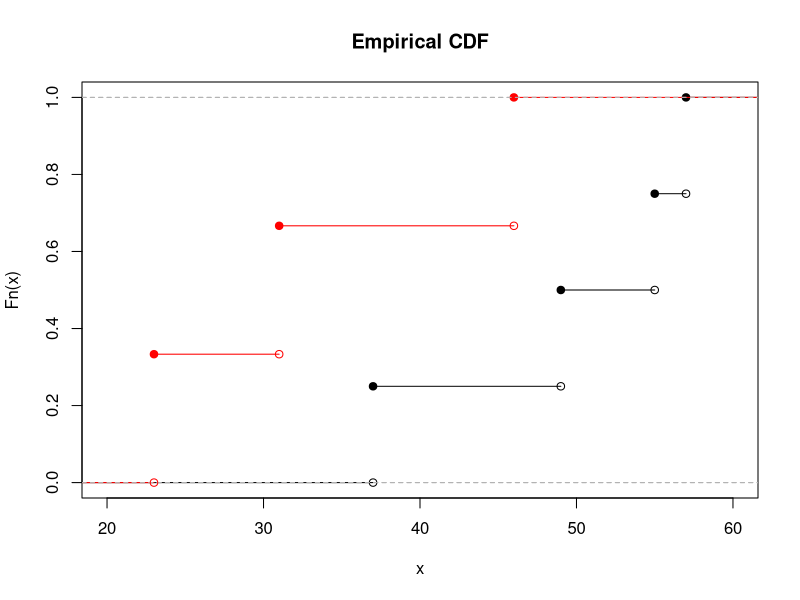
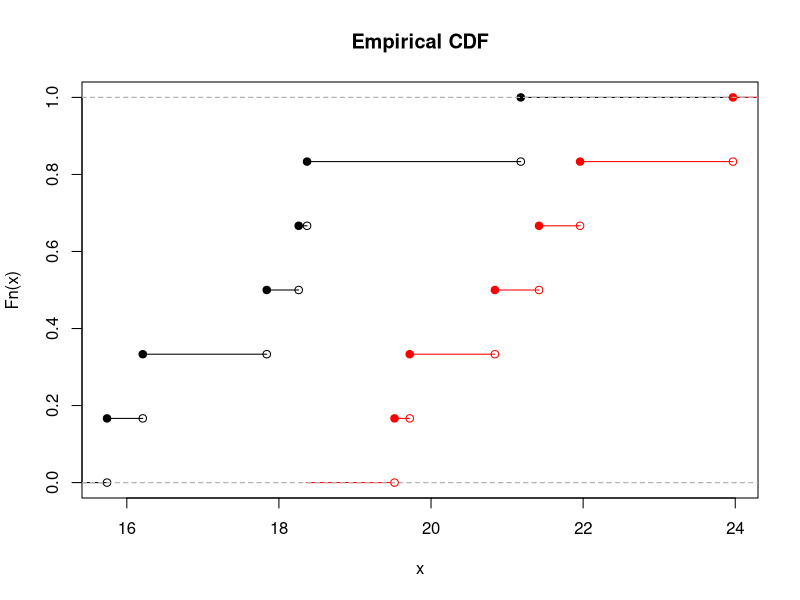

Write the R code that produced these figures, in order.
mydata = c(37, 49, 55, 57, 23, 31, 46)

# H0: mu_1 = mu_2 vs Ha: mu_1 > mu_2

### Mann-Whitney test
## Step 1: Compute test statistic for the observed data
X = mydata[1:4]
Y = mydata[5:7]
m = 4
n = 3
U = 0
for (i in 1:m){
  for (j in 1:n){
    if (X[i]<Y[j]) U = U+1
  }
}
U

getU = function(X, Y){
  U = 0
  m = length(X)
  n = length(Y)
  for (i in 1:m){
    for (j in 1:n){
      if (X[i]<Y[j]) U = U+1
    }
  }
  U
}

Uobs = getU(X,Y)

## Step 2: Obtain all possible assignments.
indices = combn(1:7,4)
B = dim(indices)[2]

# For each assignment, compute the test statistic
U = rep(0,B)
for (i in 1:B){
  ids = indices[,i]
  U[i] = getU(mydata[ids], mydata[-ids])
}

U
sort(U)

## Step 3: Compute p-value
length(which(U<=Uobs))/B


### Confidence interval

Fxhat = ecdf(X)
Fyhat = ecdf(Y)

plot(Fxhat, main="Empirical CDF", xlim=c(20,60))
points(sort(X), c(0:(m-1)/m))
lines(Fyhat, col="red")
points(sort(Y), c(0:(n-1)/n), col="red")

# 90% C.I 

0.1*35

# P(1 <= U <= 10) = 32/35 = 0.914 > 0.9

a = 1
b = 11

pwd = rep(0,m*n)
id = 1
for (i in 1:m){
  for (j in 1:n){
    pwd[id] = X[i] - Y[j]
    id = id+1
  }
}

pwd
pwd.s = sort(pwd)

pwd.s[a]
pwd.s[b]





### another example for constructing 90% confidence interval for Delta
# F_X(x) = F_Y(x-Delta)

mydata = c(16.21, 18.37, 21.18, 15.74, 17.84, 18.26, 21.42, 19.52, 23.97, 19.72, 20.84, 21.96)

m = 6
n = 6

X = mydata[1:6]
Y = mydata[7:12]

Fxhat = ecdf(X)
Fyhat = ecdf(Y)

plot(Fxhat, main="Empirical CDF", xlim=c(min(mydata),max(mydata)))
points(sort(X), c(0:(m-1)/m))
lines(Fyhat, col="red")
points(sort(Y), c(0:(n-1)/n), col="red")


## to obtain the distribution of U

indices = combn(1:(m+n),m)
B = dim(indices)[2]

# For each assignment, compute the test statistic
U = rep(0,B)
for (i in 1:B){
  ids = indices[,i]
  U[i] = getU(mydata[ids], mydata[-ids])
}

U
sort(U)

a = sort(U)[0.05*B]
b = sort(U)[0.95*B]+1

a 
b

length(which(U>=8 & U<=28))/B
length(which(U>=9 & U<=28))/B
length(which(U>=8 & U<=27))/B

pwd = rep(0,m*n)
id = 1
for (i in 1:m){
  for (j in 1:n){
    pwd[id] = X[i] - Y[j]
    id = id+1
  }
}

pwd
pwd.s = sort(pwd)

pwd.s[a]
pwd.s[b]



### We may also use the relationship between U and S1R 
# to obtain the distribution of S1R

indices = combn(1:(m+n),m)
B = dim(indices)[2]

# For each assignment, compute the test statistic S1R
myrank = 1:12
S1R = rep(0,B)
for (i in 1:B){
  ids = indices[,i]
  S1R[i] = sum(myrank[ids])
}

S1R
sort(S1R)

c1 = sort(S1R)[0.05*B]
c2 = sort(S1R)[0.95*B]

c1 # 29
c2 # 49

length(which(S1R>=c1 & S1R<=c2))/B
length(which(S1R>=(c1+1) & S1R<=c2))/B
length(which(S1R>=c1 & S1R<=(c2-1)))/B

# S1R = TR - n(n+1)/2 - U
# c(m,n) = TR - n(n+1)/2 = 12*13/2 - 6*7/2 = 57
# c1 = c(m,n) -(b-1)
# c2 = c(m,n) - a

a = 57-c2
b = 57-c1+1


a = 8
b = 29

pwd = rep(0,m*n)
id = 1
for (i in 1:m){
  for (j in 1:n){
    pwd[id] = X[i] - Y[j]
    id = id+1
  }
}

pwd
pwd.s = sort(pwd)

pwd.s[8]
pwd.s[29]




